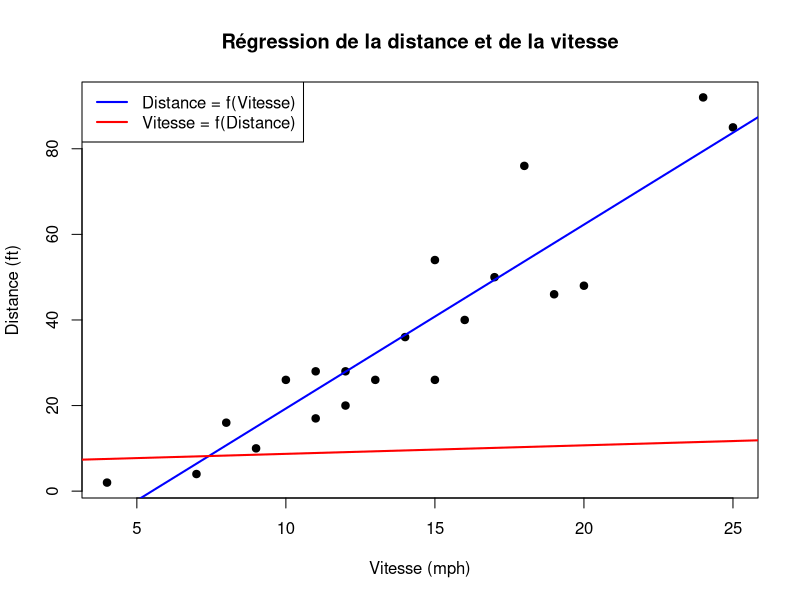

R code for this plot:
## ---- chunk 1
vitesse = c(4, 7, 8, 9, 10, 11, 11, 12, 12, 13, 14, 15, 15, 16, 17, 18, 19, 20, 24, 25)
distance = c(2,4,16, 10, 26,17, 28, 20, 28, 26, 36, 26, 54, 40, 50, 76, 46, 48, 92, 85)
## ---- chunk 2
moyenne_vitesse = mean(vitesse) 
moyenne_distance =mean(distance)

cat("Moyenne des vitesses:", moyenne_vitesse, "\n")
cat("Moyenne des distances:", moyenne_distance, "\n")
## ---- chunk 3
variance_vitesse = var(vitesse)
variance_distance = var(distance)

cat("Variance des vitesses:", variance_vitesse, "\n")
cat("Variance des distances:", variance_distance, "\n")
## ---- chunk 4
modele_Dv = lm(distance ~ vitesse)

a = coef(modele_Dv)[2]
b = coef(modele_Dv)[1]

cat("Droite de régression (Distance = a * Vitesse + b):", "a =", a, "b =", b, "\n")
## ---- chunk 5
modele_Vd = lm(vitesse ~ distance)
c = coef(modele_Vd)[2]
d = coef(modele_Vd)[1]

cat("Droite de régression (Vitesse = c * Distance + d):", "c =", c, "d =", d, "\n")
## ---- chunk 6
theta_rad <- atan(abs(a - c) / (1 + a * c))
theta_deg <- theta_rad * 180 / pi
cat("Angle entre les deux droites:", theta_deg, "degrés\n")
## ---- chunk 7
plot(vitesse, distance, main="Régression de la distance et de la vitesse",
     xlab="Vitesse (mph)", ylab="Distance (ft)", pch=19)
abline(modele_Dv, col="blue", lwd=2)  
abline(modele_Vd, col="red", lwd=2) 
legend("topleft", legend=c("Distance = f(Vitesse)", "Vitesse = f(Distance)"),
       col=c("blue", "red"), lwd=2)
